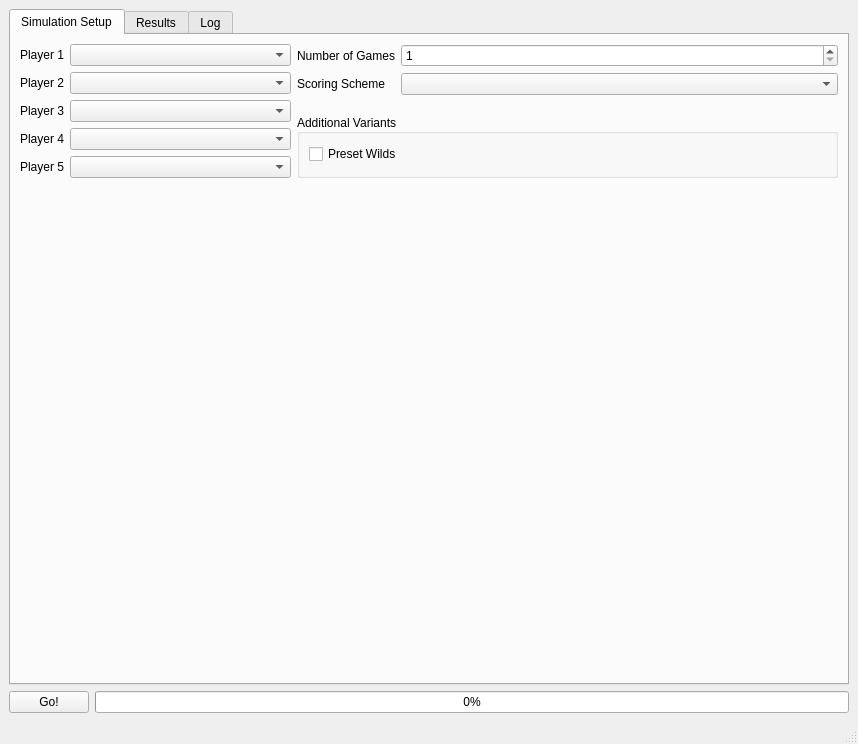
<?xml version="1.0" encoding="UTF-8"?>
<ui version="4.0">
 <class>Simulator</class>
 <widget class="QMainWindow" name="Simulator">
  <property name="geometry">
   <rect>
    <x>0</x>
    <y>0</y>
    <width>858</width>
    <height>743</height>
   </rect>
  </property>
  <property name="sizePolicy">
   <sizepolicy hsizetype="Expanding" vsizetype="Expanding">
    <horstretch>1</horstretch>
    <verstretch>1</verstretch>
   </sizepolicy>
  </property>
  <property name="windowTitle">
   <string>MainWindow</string>
  </property>
  <widget class="QWidget" name="centralwidget">
   <property name="sizePolicy">
    <sizepolicy hsizetype="Expanding" vsizetype="Expanding">
     <horstretch>1</horstretch>
     <verstretch>1</verstretch>
    </sizepolicy>
   </property>
   <layout class="QVBoxLayout" name="verticalLayout_3">
    <item>
     <widget class="QTabWidget" name="tabWidget">
      <property name="sizePolicy">
       <sizepolicy hsizetype="Expanding" vsizetype="Expanding">
        <horstretch>1</horstretch>
        <verstretch>1</verstretch>
       </sizepolicy>
      </property>
      <property name="currentIndex">
       <number>0</number>
      </property>
      <widget class="QWidget" name="tab">
       <attribute name="title">
        <string>Simulation Setup</string>
       </attribute>
       <layout class="QVBoxLayout" name="verticalLayout">
        <item>
         <layout class="QGridLayout" name="gridLayout" columnstretch="1,2">
          <item row="0" column="0" rowspan="2">
           <layout class="QFormLayout" name="formLayout">
            <item row="0" column="0">
             <widget class="QLabel" name="label">
              <property name="text">
               <string>Player 1</string>
              </property>
             </widget>
            </item>
            <item row="0" column="1">
             <widget class="QComboBox" name="cbo_player1">
              <property name="sizePolicy">
               <sizepolicy hsizetype="Expanding" vsizetype="Fixed">
                <horstretch>0</horstretch>
                <verstretch>0</verstretch>
               </sizepolicy>
              </property>
             </widget>
            </item>
            <item row="1" column="0">
             <widget class="QLabel" name="label_2">
              <property name="text">
               <string>Player 2</string>
              </property>
             </widget>
            </item>
            <item row="1" column="1">
             <widget class="QComboBox" name="cbo_player2">
              <property name="sizePolicy">
               <sizepolicy hsizetype="Expanding" vsizetype="Fixed">
                <horstretch>0</horstretch>
                <verstretch>0</verstretch>
               </sizepolicy>
              </property>
             </widget>
            </item>
            <item row="2" column="0">
             <widget class="QLabel" name="label_3">
              <property name="text">
               <string>Player 3</string>
              </property>
             </widget>
            </item>
            <item row="2" column="1">
             <widget class="QComboBox" name="cbo_player3">
              <property name="sizePolicy">
               <sizepolicy hsizetype="Expanding" vsizetype="Fixed">
                <horstretch>0</horstretch>
                <verstretch>0</verstretch>
               </sizepolicy>
              </property>
             </widget>
            </item>
            <item row="3" column="0">
             <widget class="QLabel" name="label_4">
              <property name="text">
               <string>Player 4</string>
              </property>
             </widget>
            </item>
            <item row="3" column="1">
             <widget class="QComboBox" name="cbo_player4">
              <property name="sizePolicy">
               <sizepolicy hsizetype="Expanding" vsizetype="Fixed">
                <horstretch>0</horstretch>
                <verstretch>0</verstretch>
               </sizepolicy>
              </property>
             </widget>
            </item>
            <item row="4" column="0">
             <widget class="QLabel" name="label_5">
              <property name="text">
               <string>Player 5</string>
              </property>
             </widget>
            </item>
            <item row="4" column="1">
             <widget class="QComboBox" name="cbo_player5">
              <property name="sizePolicy">
               <sizepolicy hsizetype="Expanding" vsizetype="Fixed">
                <horstretch>0</horstretch>
                <verstretch>0</verstretch>
               </sizepolicy>
              </property>
             </widget>
            </item>
           </layout>
          </item>
          <item row="0" column="1">
           <layout class="QFormLayout" name="formLayout_2">
            <item row="0" column="0">
             <widget class="QLabel" name="label_6">
              <property name="text">
               <string>Number of Games</string>
              </property>
              <property name="alignment">
               <set>Qt::AlignRight|Qt::AlignTrailing|Qt::AlignVCenter</set>
              </property>
             </widget>
            </item>
            <item row="1" column="0">
             <widget class="QLabel" name="label_7">
              <property name="text">
               <string>Scoring Scheme</string>
              </property>
              <property name="alignment">
               <set>Qt::AlignRight|Qt::AlignTrailing|Qt::AlignVCenter</set>
              </property>
             </widget>
            </item>
            <item row="1" column="1">
             <widget class="QComboBox" name="cbo_scoring"/>
            </item>
            <item row="0" column="1">
             <widget class="QSpinBox" name="spin_n_games">
              <property name="minimum">
               <number>1</number>
              </property>
              <property name="maximum">
               <number>999999999</number>
              </property>
             </widget>
            </item>
           </layout>
          </item>
          <item row="1" column="1">
           <widget class="QGroupBox" name="groupBox">
            <property name="title">
             <string>Additional Variants</string>
            </property>
            <property name="alignment">
             <set>Qt::AlignLeading|Qt::AlignLeft|Qt::AlignVCenter</set>
            </property>
            <property name="flat">
             <bool>false</bool>
            </property>
            <property name="checkable">
             <bool>false</bool>
            </property>
            <layout class="QHBoxLayout" name="horizontalLayout_2">
             <item>
              <widget class="QCheckBox" name="chk_preset_wilds">
               <property name="toolTip">
                <string>When a player picks up a wild, he must immediately assign it a color, which can not be later modified.</string>
               </property>
               <property name="text">
                <string>Preset Wilds</string>
               </property>
              </widget>
             </item>
            </layout>
           </widget>
          </item>
         </layout>
        </item>
        <item>
         <spacer name="verticalSpacer">
          <property name="orientation">
           <enum>Qt::Vertical</enum>
          </property>
          <property name="sizeHint" stdset="0">
           <size>
            <width>20</width>
            <height>40</height>
           </size>
          </property>
         </spacer>
        </item>
       </layout>
      </widget>
      <widget class="QWidget" name="tab_2">
       <attribute name="title">
        <string>Results</string>
       </attribute>
       <layout class="QVBoxLayout" name="verticalLayout_2">
        <item>
         <widget class="QComboBox" name="comboBox_7"/>
        </item>
        <item>
         <widget class="QWidget" name="widget" native="true">
          <property name="minimumSize">
           <size>
            <width>800</width>
            <height>600</height>
           </size>
          </property>
         </widget>
        </item>
       </layout>
      </widget>
      <widget class="QWidget" name="tab_3">
       <attribute name="title">
        <string>Log</string>
       </attribute>
       <layout class="QHBoxLayout" name="horizontalLayout">
        <item>
         <widget class="QTextEdit" name="txt_log">
          <property name="readOnly">
           <bool>true</bool>
          </property>
         </widget>
        </item>
       </layout>
      </widget>
     </widget>
    </item>
    <item>
     <layout class="QHBoxLayout" name="horizontalLayout_3">
      <item>
       <widget class="QPushButton" name="btn_go">
        <property name="text">
         <string>Go!</string>
        </property>
        <property name="iconSize">
         <size>
          <width>32</width>
          <height>32</height>
         </size>
        </property>
       </widget>
      </item>
      <item>
       <widget class="QProgressBar" name="progress_bar">
        <property name="value">
         <number>0</number>
        </property>
       </widget>
      </item>
     </layout>
    </item>
   </layout>
  </widget>
  <widget class="QMenuBar" name="menubar">
   <property name="geometry">
    <rect>
     <x>0</x>
     <y>0</y>
     <width>858</width>
     <height>20</height>
    </rect>
   </property>
  </widget>
  <widget class="QStatusBar" name="statusbar"/>
 </widget>
 <resources/>
 <connections/>
</ui>
